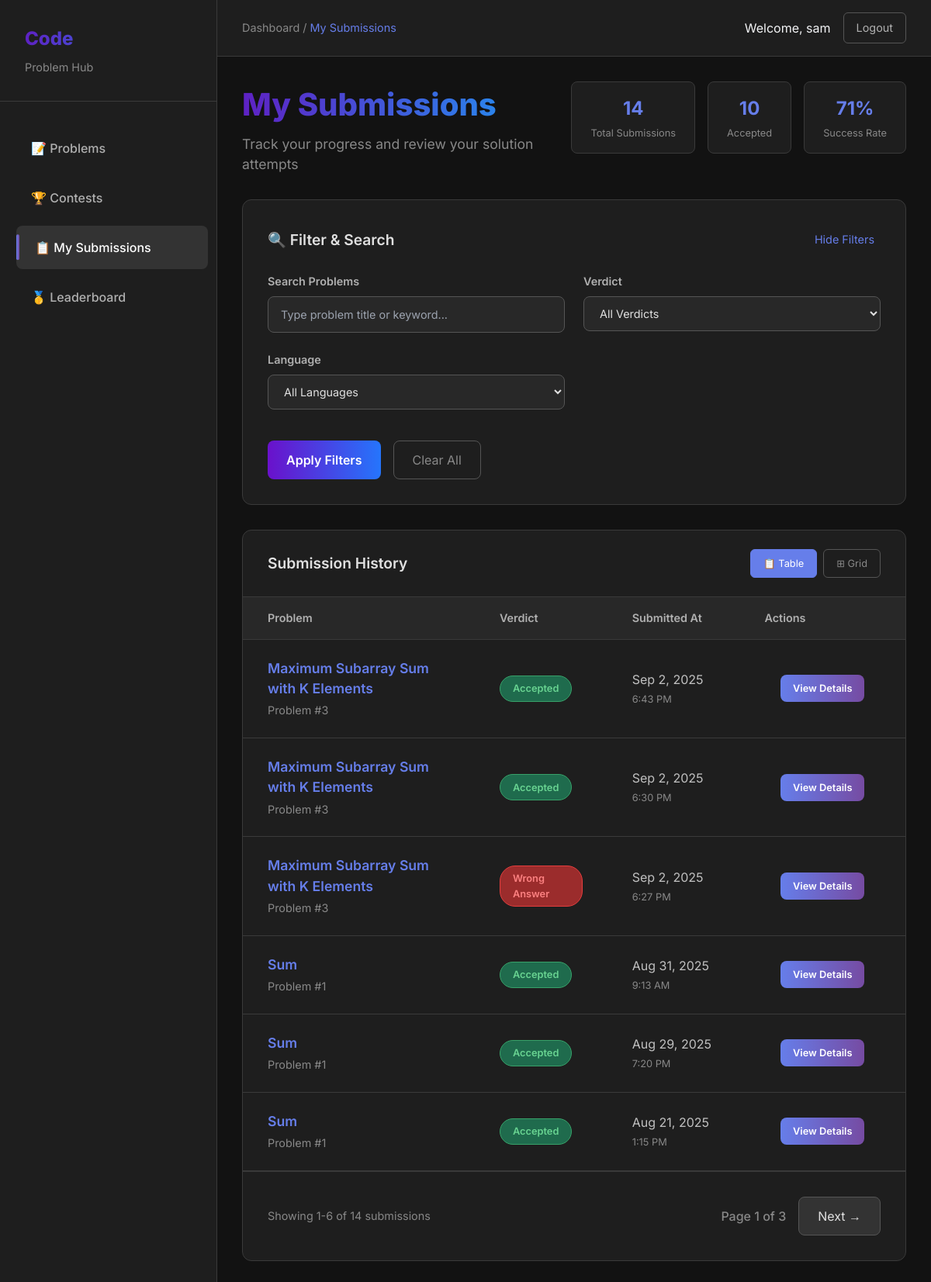
Page /submissions/history/ (signed in) on the earlier database version.
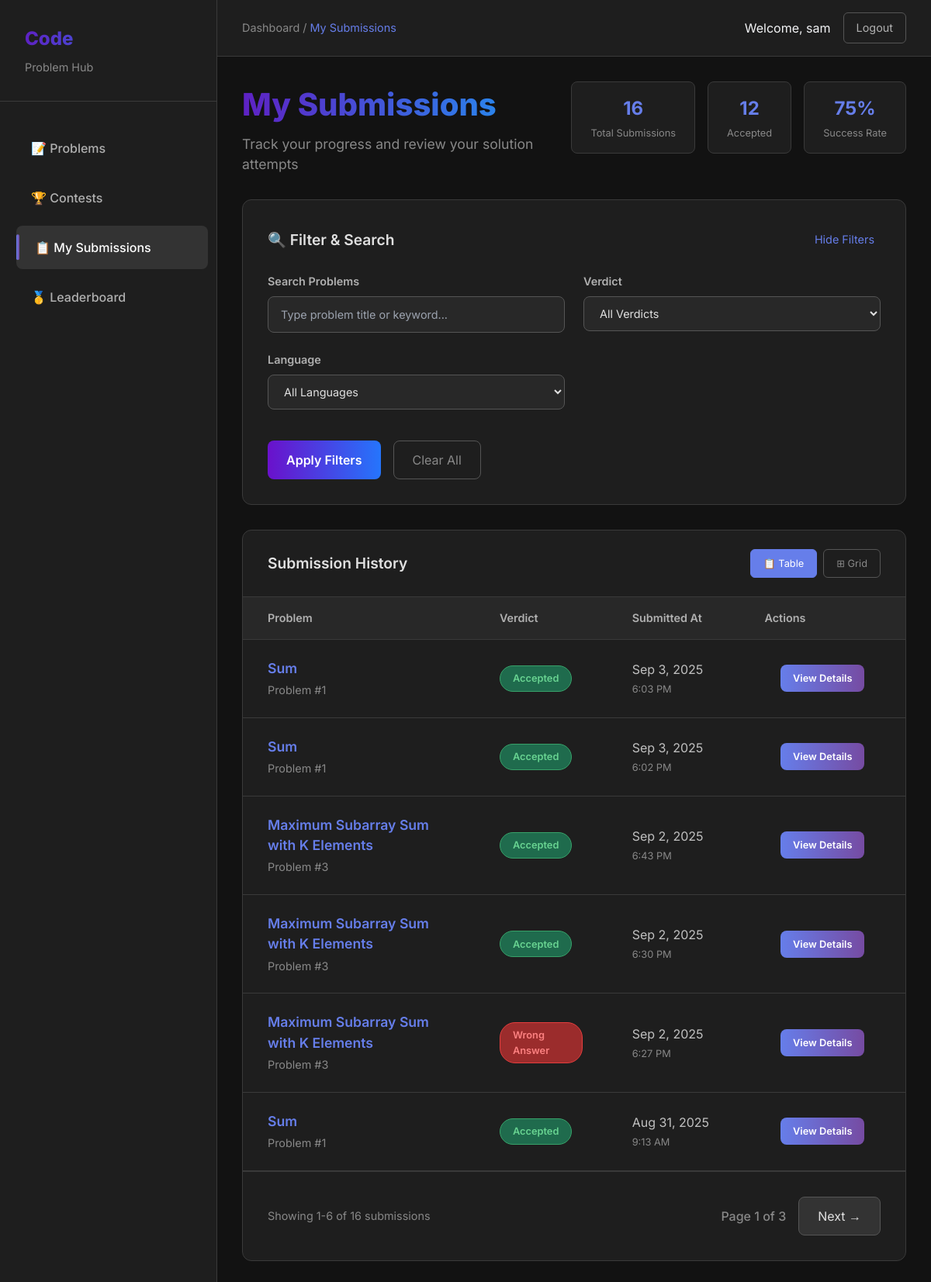
Same page on the later database version.
### submissions/models.py (models this page shows, shortened)
class Submission(models.Model):
    STATUS_CHOICES = [
        ('Accepted', 'Accepted'),
        ('Wrong Answer', 'Wrong Answer'),
        ('Time Limit Exceeded', 'Time Limit Exceeded'),
        ('Runtime Error', 'Runtime Error'),
    ]
    user = models.ForeignKey(User, on_delete=models.CASCADE)
    problem = models.ForeignKey(Problem, on_delete=models.CASCADE)
    code = models.TextField()
    language = models.CharField(max_length=20, default='python')
    created_at = models.DateTimeField(auto_now_add=True)
    verdict = models.CharField(max_length=20, choices=STATUS_CHOICES)
    output = models.TextField()
    error = models.TextField()

### problems/models.py (models this page shows, shortened)
class Problem(models.Model):
    DIFFICULTY_CHOICES = [
        ('Easy', 'Easy'),
        ('Medium', 'Medium'),
        ('Hard', 'Hard'),
    ]
    title = models.CharField(max_length=200)
    description = models.TextField()
    input_description = models.TextField()
    output_description = models.TextField()
    constraints = models.TextField()
    sample_input = models.TextField()
    sample_output = models.TextField()
    difficulty = models.CharField(max_length=10, choices=DIFFICULTY_CHOICES)
    tags = models.ManyToManyField(Tag, related_name='problems')
    slug = models.SlugField(unique=True)

### submissions/views.py (the view)
# urls.py: path('history/', views.submission_history, name='submission_history'),
@login_required
def submission_history(request):
    submissions = Submission.objects.filter(user=request.user).order_by('-created_at')
    paginator = Paginator(submissions, 6)
    page_number = request.GET.get('page')
    page_obj = paginator.get_page(page_number)
    if User.is_authenticated:
        total_submissions = submissions.count()
        accepted_count = submissions.filter(verdict='Accepted').count()
    else:
        total_submissions = 0
        accepted_count = 0
    percent_accepted = int(accepted_count / total_submissions * 100) if total_submissions > 0 else 0
    return render(request, 'submissions/history.html', {
        'submissions': page_obj,
        'total_submissions': total_submissions,
        'accepted_count': accepted_count,
        'percent_accepted': percent_accepted,
        })

### templates/submissions/history.html (shortened to what this page needs)
<!DOCTYPE html>
<html lang="en">
<head>
    <script src="https://cdn.tailwindcss.com"></script>
</head>
<body class="bg-gray-900 text-gray-100">
    <div class="main-container">
        <aside class="sidebar" id="sidebar">
            <div class="sidebar-header">
                <div class="sidebar-title">Code</div>
                <div class="sidebar-subtitle">Problem Hub</div>
            </div>
            <nav>
                <a href="/problems/">📝 Problems</a>
                <a href="/problems/contests/">🏆 Contests</a>
                <a href="/submissions/history/" class="active">📋 My Submissions</a>
                <a href="/submissions/leaderboard/">🥇 Leaderboard</a>
            </nav>
        </aside>
        <div style="flex: 1;">
            <header class="top-header">
                <div class="breadcrumb">
                    Dashboard / <span>My Submissions</span>
                </div>
                <div class="user-actions">
                    {% if user.is_authenticated %}
                        <span>Welcome, {{ user.username }}</span>
                        <a href="/problems/logout/">Logout</a>
                    {% else %}
                        <a href="/login/">Login</a>
                        <a href="/register/">Sign Up</a>
                    {% endif %}
                </div>
            </header>
            <main class="content-area">
                <div class="content-header">
                    <div class="page-title-section">
                        <h1 class="page-title">My Submissions</h1>
                        <p class="page-subtitle">Track your progress and review your solution attempts</p>
                    </div>
                    <div class="stats-section">
                        <div class="stat-card">
                            <div class="stat-number" id="totalSubmissions">{{total_submissions}}</div>
                            <div class="stat-label">Total Submissions</div>
                        </div>
                        <div class="stat-card">
                            <div class="stat-number" id="acceptedSubmissions">{{accepted_count}}</div>
                            <div class="stat-label">Accepted</div>
                        </div>
                        <div class="stat-card">
                            <div class="stat-number" id="acceptanceRate">{{percent_accepted}}%</div>
                            <div class="stat-label">Success Rate</div>
                        </div>
                    </div>
                </div>
                <div class="filter-panel">
                    <div class="filter-header">
                        <h2 class="filter-title">🔍 Filter & Search</h2>
                        <button class="filter-toggle" onclick="toggleFilters()">Hide Filters</button>
                    </div>
                    <form id="filterForm" class="filter-grid">
                        <div class="filter-group">
                            <label for="search">Search Problems</label>
                            <input type="text" name="search" id="search" placeholder="Type problem title or keyword..." value="">
                        </div>
                        <div class="filter-group">
                            <label for="verdict">Verdict</label>
                            <select name="verdict" id="verdict">
                                <option value="">All Verdicts</option>
                            </select>
                        </div>
                        <div class="filter-group">
                            <label for="language">Language</label>
                            <select name="language" id="language">
                                <option value="">All Languages</option>
                            </select>
                        </div>
                        <div class="filter-actions">
                            <button type="button" class="filter-button" onclick="applyFilters()">Apply Filters</button>
                            <button type="button" class="clear-button" onclick="clearFilters()">Clear All</button>
                        </div>
                    </form>
                </div>
                <div class="submissions-container">
                    <div class="submissions-header">
                        <h2 class="submissions-title">Submission History</h2>
                        <div class="view-toggle">
                            <button class="view-button active" onclick="switchView('table')">📋 Table</button>
                            <button class="view-button" onclick="switchView('grid')">⊞ Grid</button>
                        </div>
                    </div>
                    <div class="submissions-table-container" id="tableView">
                        <table class="submissions-table">
                            <thead>
                                <tr>
                                    <th style="width: 35%;">Problem</th>
                                    <th style="width: 20%;">Verdict</th>
                                    <th style="width: 20%;">Submitted At</th>
                                    <th style="width: 25%;">Actions</th>
                                </tr>
                            </thead>
                            <tbody id="submissionTableBody">
                                {% for submission in submissions %}
                                <tr>
                                    <td>
                                        <a href="{% url 'problem_detail' submission.problem.slug %}" class="problem-title-cell">{{ submission.problem.title }}</a>
                                        <div style="color: #888; font-size: 0.9rem; margin-top: 0.25rem;">
                                            Problem #{{ submission.problem.id }}
                                        </div>
                                    </td>
                                    <td>
                                        <span class="verdict-badge
                                            {% if submission.verdict == 'Accepted' %}verdict-accepted
                                            {% elif submission.verdict == 'Wrong Answer' %}verdict-wrong
                                            {% elif submission.verdict == 'Runtime Error' %}verdict-runtime-error
                                            {% elif submission.verdict == 'Time Limit Exceeded' %}verdict-tle
                                            {% else %}verdict-other
                                            {% endif %}">
                                            {{ submission.verdict }}
                                        </span>
                                    </td>
                                    <td style="color: #c0c0c0;">
                                        {{ submission.created_at|date:"M j, Y" }}<br>
                                        <span style="color: #888; font-size: 0.8rem;">{{ submission.created_at|time:"g:i A" }}</span>
                                    </td>
                                    <td class="actions-cell">
                                        <button
                                            onclick="showSubmissionDetails(
                                                `{{ submission.code|escapejs }}`,
                                                `{{ submission.output|default:''|escapejs }}`,
                                                `{{ submission.error|default:''|escapejs }}`,
                                                '{{ submission.problem.title|escapejs }}',
                                                '{{ submission.verdict|escapejs }}',
                                                '{{ submission.created_at|escapejs }}'
                                            )"
                                            class="view-details-btn"
                                        >
                                            View Details
                                        </button>
                                    </td>
                                </tr>
                                {% endfor %}
                            </tbody>
                        </table>
                    </div>
                    <div class="pagination-container">
                        <div class="pagination-info">
                            Showing {{ submissions.start_index }}-{{ submissions.end_index }} of {{ submissions.paginator.count }} submissions
                        </div>
                        <div class="pagination-controls">
                            <span>Page {{ submissions.number }} of {{ submissions.paginator.num_pages }}</span>
                            {% if submissions.has_next %}
                                <a href="?page={{ submissions.next_page_number }}">
                                    Next →
                                </a>
                            {% endif %}
                        </div>
                    </div>
                </div>
            </main>
        </div>
    </div>
</body>
</html>

Differences in the rows shown:
no longer on this page (row unchanged): Submission: problem "Sum", problem.id "1", verdict "Accepted", created_at "Aug 29, 2025", created_at "7:20 PM"
no longer on this page (row unchanged): Submission: problem "Sum", problem.id "1", verdict "Accepted", created_at "Aug 21, 2025", created_at "1:15 PM"
added Submission: problem "Sum", problem.id "1", verdict "Accepted", created_at "Sep 3, 2025", created_at "6:03 PM"
added Submission: problem "Sum", problem.id "1", verdict "Accepted", created_at "Sep 3, 2025", created_at "6:02 PM"
Other differences:
{{ total_submissions }}: "14" → "16"
{{ accepted_count }}: "10" → "12"
{{ percent_accepted }}: "71" → "75"
{{ submissions.paginator.count }}: "14" → "16"
